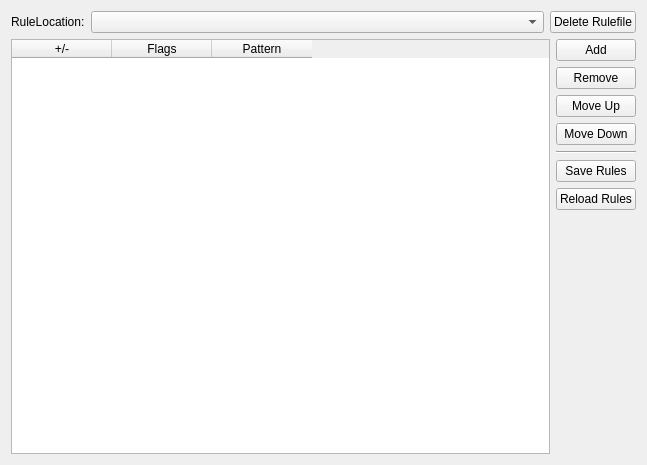
<?xml version="1.0" encoding="UTF-8"?>
<ui version="4.0">
 <class>RuleWidget</class>
 <widget class="QWidget" name="RuleWidget">
  <property name="geometry">
   <rect>
    <x>0</x>
    <y>0</y>
    <width>647</width>
    <height>465</height>
   </rect>
  </property>
  <property name="windowTitle">
   <string>Form</string>
  </property>
  <layout class="QVBoxLayout" name="verticalLayout">
   <item>
    <layout class="QHBoxLayout" name="horizontalLayout_3">
     <item>
      <widget class="QLabel" name="label_2">
       <property name="sizePolicy">
        <sizepolicy hsizetype="Preferred" vsizetype="Preferred">
         <horstretch>0</horstretch>
         <verstretch>0</verstretch>
        </sizepolicy>
       </property>
       <property name="maximumSize">
        <size>
         <width>75</width>
         <height>16777215</height>
        </size>
       </property>
       <property name="text">
        <string>RuleLocation:</string>
       </property>
      </widget>
     </item>
     <item>
      <widget class="QComboBox" name="ruleLocationDropdown">
       <property name="sizePolicy">
        <sizepolicy hsizetype="Expanding" vsizetype="Fixed">
         <horstretch>0</horstretch>
         <verstretch>0</verstretch>
        </sizepolicy>
       </property>
      </widget>
     </item>
     <item>
      <widget class="QPushButton" name="deleteSyncrules">
       <property name="text">
        <string>Delete Rulefile</string>
       </property>
      </widget>
     </item>
    </layout>
   </item>
   <item>
    <layout class="QHBoxLayout" name="_2">
     <property name="spacing">
      <number>6</number>
     </property>
     <property name="margin">
      <number>0</number>
     </property>
     <item>
      <widget class="QTableWidget" name="ignoreTable">
       <property name="sizePolicy">
        <sizepolicy hsizetype="Expanding" vsizetype="Expanding">
         <horstretch>0</horstretch>
         <verstretch>0</verstretch>
        </sizepolicy>
       </property>
       <property name="wordWrap">
        <bool>false</bool>
       </property>
       <column>
        <property name="text">
         <string>+/-</string>
        </property>
       </column>
       <column>
        <property name="text">
         <string>Flags</string>
        </property>
       </column>
       <column>
        <property name="text">
         <string>Pattern</string>
        </property>
       </column>
      </widget>
     </item>
     <item>
      <layout class="QVBoxLayout" name="_3">
       <property name="spacing">
        <number>6</number>
       </property>
       <property name="margin">
        <number>0</number>
       </property>
       <item>
        <widget class="QPushButton" name="addRuleButton">
         <property name="text">
          <string>Add</string>
         </property>
        </widget>
       </item>
       <item>
        <widget class="QPushButton" name="removeRuleButton">
         <property name="text">
          <string>Remove</string>
         </property>
        </widget>
       </item>
       <item>
        <widget class="QPushButton" name="moveUpButton">
         <property name="text">
          <string>Move Up</string>
         </property>
        </widget>
       </item>
       <item>
        <widget class="QPushButton" name="moveDownButton">
         <property name="text">
          <string>Move Down</string>
         </property>
        </widget>
       </item>
       <item>
        <widget class="Line" name="line">
         <property name="orientation">
          <enum>Qt::Horizontal</enum>
         </property>
        </widget>
       </item>
       <item>
        <widget class="QPushButton" name="saveButton">
         <property name="text">
          <string>Save Rules</string>
         </property>
        </widget>
       </item>
       <item>
        <widget class="QPushButton" name="revertButton">
         <property name="text">
          <string>Reload Rules</string>
         </property>
        </widget>
       </item>
       <item>
        <spacer>
         <property name="orientation">
          <enum>Qt::Vertical</enum>
         </property>
         <property name="sizeHint" stdset="0">
          <size>
           <width>20</width>
           <height>40</height>
          </size>
         </property>
        </spacer>
       </item>
      </layout>
     </item>
    </layout>
   </item>
  </layout>
 </widget>
 <resources/>
 <connections/>
</ui>
